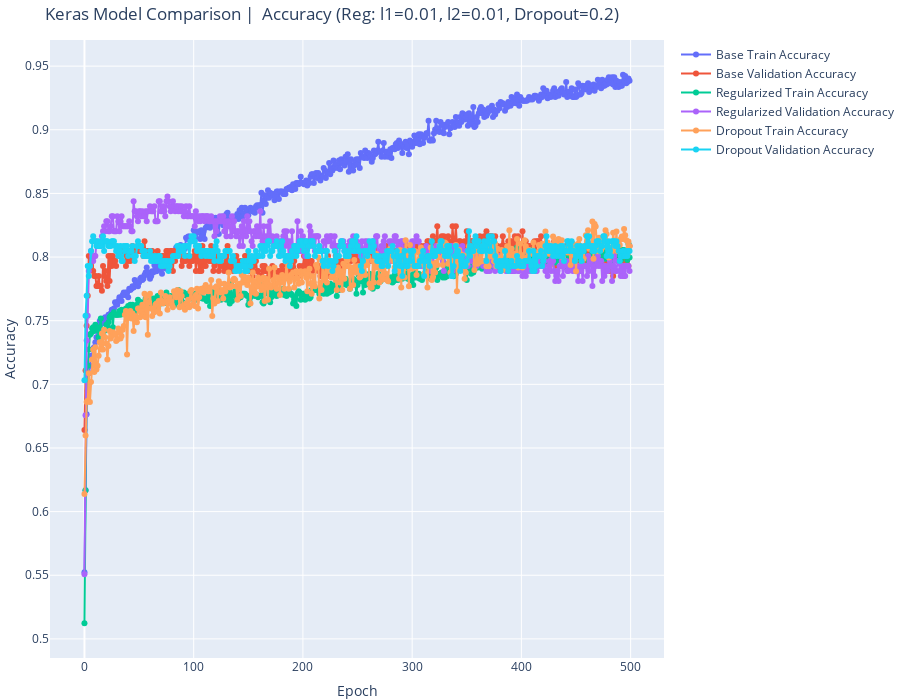
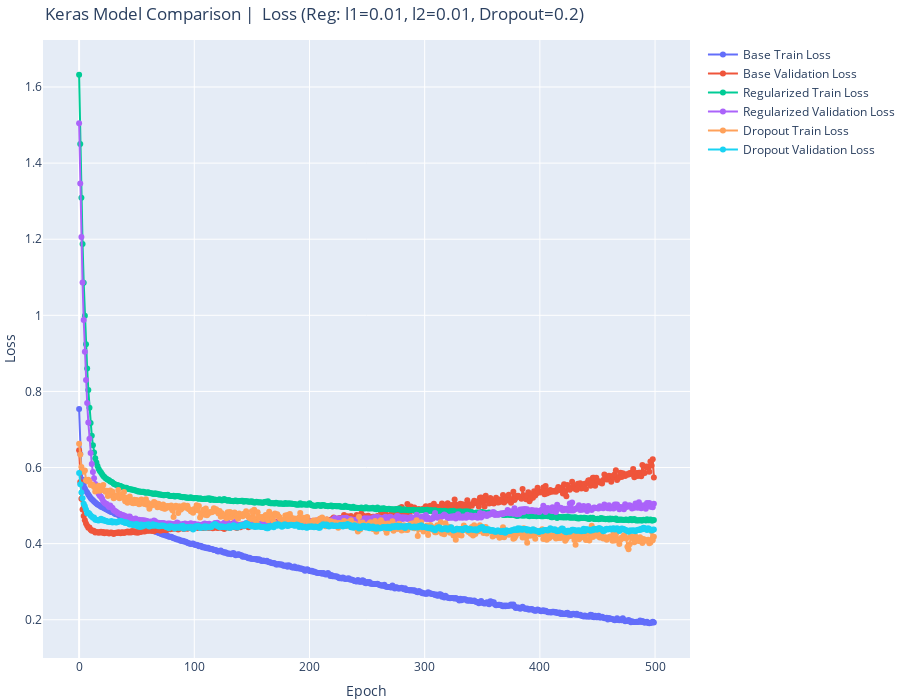

The notebook cell saved with these charts, in order:
### Code cell
import plotly.graph_objects as go

# Plot training performance
def plot_metrics(history_list, model_names, subheading, title="Keras Model Comparison | "):
    fig_acc = go.Figure()
    fig_loss = go.Figure()

    for history, model_name in zip(history_list, model_names):
        fig_acc.add_trace(go.Scatter(x=history.epoch, y=history.history['accuracy'],
                                          mode='lines+markers', name=f'{model_name} Train Accuracy'))
        fig_acc.add_trace(go.Scatter(x=history.epoch, y=history.history['val_accuracy'],
                                          mode='lines+markers', name=f'{model_name} Validation Accuracy'))

        fig_loss.add_trace(go.Scatter(x=history.epoch, y=history.history['loss'],
                                      mode='lines+markers', name=f'{model_name} Train Loss'))
        fig_loss.add_trace(go.Scatter(x=history.epoch, y=history.history['val_loss'],
                                      mode='lines+markers', name=f'{model_name} Validation Loss'))

    fig_acc.update_layout(title=f'{title} Accuracy ({subheading})',
                               xaxis_title='Epoch',
                               yaxis_title='Accuracy',
                               legend=dict(x=1.02, y=1),
                               margin=dict(l=0, r=0, t=40, b=0),
                               height=700)
    
    fig_loss.update_layout(title=f'{title} Loss ({subheading})',
                           xaxis_title='Epoch',
                           yaxis_title='Loss',
                           legend=dict(x=1.02, y=1),
                           margin=dict(l=0, r=0, t=40, b=0),
                           height=700)

    fig_acc.show()
    fig_loss.show()

history_list = [base_history, reg_history, drop_history]
model_names = ['Base', 'Regularized', 'Dropout']

plot_metrics(history_list, model_names, "Reg: l1=0.01, l2=0.01, Dropout=0.2")

### Figure 1 — Plotly figure (JSON) as saved in the notebook; plotly's stock layout.template omitted (floating-point values rounded to 4 significant figures; data arrays with more than 128 entries replaced by an {"elided": "..."} marker saying what was removed)
{"data": [{"mode": "lines+markers", "name": "Base Train Accuracy", "type": "scatter", "x": {"elided": "500 int values"}, "y": {"elided": "500 float values"}}, {"mode": "lines+markers", "name": "Base Validation Accuracy", "type": "scatter", "x": {"elided": "500 int values"}, "y": {"elided": "500 float values"}}, {"mode": "lines+markers", "name": "Regularized Train Accuracy", "type": "scatter", "x": {"elided": "500 int values"}, "y": {"elided": "500 float values"}}, {"mode": "lines+markers", "name": "Regularized Validation Accuracy", "type": "scatter", "x": {"elided": "500 int values"}, "y": {"elided": "500 float values"}}, {"mode": "lines+markers", "name": "Dropout Train Accuracy", "type": "scatter", "x": {"elided": "500 int values"}, "y": {"elided": "500 float values"}}, {"mode": "lines+markers", "name": "Dropout Validation Accuracy", "type": "scatter", "x": {"elided": "500 int values"}, "y": {"elided": "500 float values"}}], "layout": {"height": 700, "legend": {"x": 1.02, "y": 1}, "margin": {"b": 0, "l": 0, "r": 0, "t": 40}, "title": {"text": "Keras Model Comparison |  Accuracy (Reg: l1=0.01, l2=0.01, Dropout=0.2)"}, "xaxis": {"title": {"text": "Epoch"}}, "yaxis": {"title": {"text": "Accuracy"}}}}

### Figure 2 — Plotly figure (JSON) as saved in the notebook; plotly's stock layout.template omitted (floating-point values rounded to 4 significant figures; data arrays with more than 128 entries replaced by an {"elided": "..."} marker saying what was removed)
{"data": [{"mode": "lines+markers", "name": "Base Train Loss", "type": "scatter", "x": {"elided": "500 int values"}, "y": {"elided": "500 float values"}}, {"mode": "lines+markers", "name": "Base Validation Loss", "type": "scatter", "x": {"elided": "500 int values"}, "y": {"elided": "500 float values"}}, {"mode": "lines+markers", "name": "Regularized Train Loss", "type": "scatter", "x": {"elided": "500 int values"}, "y": {"elided": "500 float values"}}, {"mode": "lines+markers", "name": "Regularized Validation Loss", "type": "scatter", "x": {"elided": "500 int values"}, "y": {"elided": "500 float values"}}, {"mode": "lines+markers", "name": "Dropout Train Loss", "type": "scatter", "x": {"elided": "500 int values"}, "y": {"elided": "500 float values"}}, {"mode": "lines+markers", "name": "Dropout Validation Loss", "type": "scatter", "x": {"elided": "500 int values"}, "y": {"elided": "500 float values"}}], "layout": {"height": 700, "legend": {"x": 1.02, "y": 1}, "margin": {"b": 0, "l": 0, "r": 0, "t": 40}, "title": {"text": "Keras Model Comparison |  Loss (Reg: l1=0.01, l2=0.01, Dropout=0.2)"}, "xaxis": {"title": {"text": "Epoch"}}, "yaxis": {"title": {"text": "Loss"}}}}
